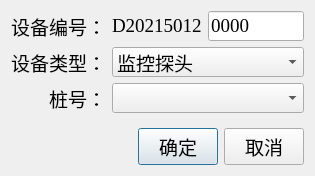
<?xml version="1.0" encoding="UTF-8"?>
<ui version="4.0">
 <class>AddDeviceDialog</class>
 <widget class="QDialog" name="AddDeviceDialog">
  <property name="geometry">
   <rect>
    <x>0</x>
    <y>0</y>
    <width>315</width>
    <height>160</height>
   </rect>
  </property>
  <property name="font">
   <font>
    <family>Times New Roman</family>
    <pointsize>14</pointsize>
   </font>
  </property>
  <property name="windowTitle">
   <string>新增设备</string>
  </property>
  <property name="windowIcon">
   <iconset resource="../icons.qrc">
    <normaloff>:/icons/plus_round.png</normaloff>:/icons/plus_round.png</iconset>
  </property>
  <layout class="QGridLayout" name="gridLayout">
   <item row="2" column="1" colspan="3">
    <widget class="QComboBox" name="comboBox_placeId"/>
   </item>
   <item row="4" column="0" colspan="4">
    <widget class="QFrame" name="horizontalFrame">
     <property name="sizePolicy">
      <sizepolicy hsizetype="Preferred" vsizetype="Fixed">
       <horstretch>0</horstretch>
       <verstretch>0</verstretch>
      </sizepolicy>
     </property>
     <property name="lineWidth">
      <number>0</number>
     </property>
     <layout class="QHBoxLayout" name="horizontalLayout">
      <property name="leftMargin">
       <number>0</number>
      </property>
      <property name="topMargin">
       <number>0</number>
      </property>
      <property name="rightMargin">
       <number>0</number>
      </property>
      <property name="bottomMargin">
       <number>0</number>
      </property>
      <item>
       <spacer name="horizontalSpacer">
        <property name="orientation">
         <enum>Qt::Horizontal</enum>
        </property>
        <property name="sizeHint" stdset="0">
         <size>
          <width>40</width>
          <height>20</height>
         </size>
        </property>
       </spacer>
      </item>
      <item>
       <widget class="QPushButton" name="pushButton_ok">
        <property name="text">
         <string>确定</string>
        </property>
        <property name="icon">
         <iconset resource="../icons.qrc">
          <normaloff>:/icons/ok_round.png</normaloff>:/icons/ok_round.png</iconset>
        </property>
        <property name="iconSize">
         <size>
          <width>20</width>
          <height>20</height>
         </size>
        </property>
       </widget>
      </item>
      <item>
       <widget class="QPushButton" name="pushButton_cancel">
        <property name="text">
         <string>取消</string>
        </property>
        <property name="icon">
         <iconset resource="../icons.qrc">
          <normaloff>:/icons/cancel_round.png</normaloff>:/icons/cancel_round.png</iconset>
        </property>
        <property name="iconSize">
         <size>
          <width>20</width>
          <height>20</height>
         </size>
        </property>
       </widget>
      </item>
     </layout>
    </widget>
   </item>
   <item row="2" column="0">
    <widget class="QLabel" name="label_3">
     <property name="sizePolicy">
      <sizepolicy hsizetype="Preferred" vsizetype="Preferred">
       <horstretch>0</horstretch>
       <verstretch>0</verstretch>
      </sizepolicy>
     </property>
     <property name="text">
      <string>桩号：</string>
     </property>
     <property name="alignment">
      <set>Qt::AlignRight|Qt::AlignTrailing|Qt::AlignVCenter</set>
     </property>
    </widget>
   </item>
   <item row="1" column="0">
    <widget class="QLabel" name="label_2">
     <property name="sizePolicy">
      <sizepolicy hsizetype="Preferred" vsizetype="Preferred">
       <horstretch>0</horstretch>
       <verstretch>0</verstretch>
      </sizepolicy>
     </property>
     <property name="text">
      <string>设备类型：</string>
     </property>
     <property name="alignment">
      <set>Qt::AlignRight|Qt::AlignTrailing|Qt::AlignVCenter</set>
     </property>
    </widget>
   </item>
   <item row="0" column="0">
    <widget class="QLabel" name="label">
     <property name="sizePolicy">
      <sizepolicy hsizetype="Preferred" vsizetype="Preferred">
       <horstretch>0</horstretch>
       <verstretch>0</verstretch>
      </sizepolicy>
     </property>
     <property name="text">
      <string>设备编号：</string>
     </property>
     <property name="alignment">
      <set>Qt::AlignRight|Qt::AlignTrailing|Qt::AlignVCenter</set>
     </property>
    </widget>
   </item>
   <item row="0" column="1" colspan="2">
    <widget class="QLabel" name="label_deviceId">
     <property name="sizePolicy">
      <sizepolicy hsizetype="Fixed" vsizetype="Preferred">
       <horstretch>0</horstretch>
       <verstretch>0</verstretch>
      </sizepolicy>
     </property>
     <property name="text">
      <string>D20215012</string>
     </property>
    </widget>
   </item>
   <item row="0" column="3">
    <widget class="QLineEdit" name="lineEdit_deviceId">
     <property name="inputMask">
      <string>9999;0</string>
     </property>
     <property name="text">
      <string/>
     </property>
    </widget>
   </item>
   <item row="1" column="1" colspan="3">
    <widget class="QComboBox" name="comboBox_class">
     <item>
      <property name="text">
       <string>监控探头</string>
      </property>
     </item>
     <item>
      <property name="text">
       <string>4G探针</string>
      </property>
     </item>
    </widget>
   </item>
   <item row="3" column="0" colspan="4">
    <widget class="Line" name="line">
     <property name="lineWidth">
      <number>0</number>
     </property>
     <property name="orientation">
      <enum>Qt::Horizontal</enum>
     </property>
    </widget>
   </item>
  </layout>
 </widget>
 <tabstops>
  <tabstop>lineEdit_deviceId</tabstop>
  <tabstop>comboBox_class</tabstop>
  <tabstop>comboBox_placeId</tabstop>
  <tabstop>pushButton_ok</tabstop>
  <tabstop>pushButton_cancel</tabstop>
 </tabstops>
 <resources>
  <include location="../icons.qrc"/>
 </resources>
 <connections>
  <connection>
   <sender>pushButton_cancel</sender>
   <signal>clicked()</signal>
   <receiver>AddDeviceDialog</receiver>
   <slot>reject()</slot>
   <hints>
    <hint type="sourcelabel">
     <x>268</x>
     <y>135</y>
    </hint>
    <hint type="destinationlabel">
     <x>157</x>
     <y>80</y>
    </hint>
   </hints>
  </connection>
 </connections>
</ui>
